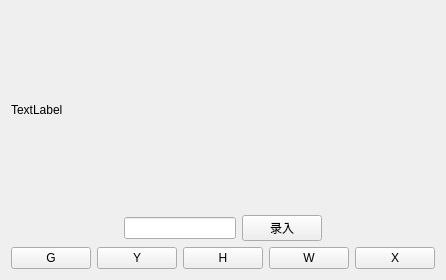
<?xml version="1.0" encoding="UTF-8"?>
<ui version="4.0">
 <class>GeneInput</class>
 <widget class="QWidget" name="GeneInput">
  <property name="geometry">
   <rect>
    <x>0</x>
    <y>0</y>
    <width>444</width>
    <height>280</height>
   </rect>
  </property>
  <property name="windowTitle">
   <string>Form</string>
  </property>
  <layout class="QVBoxLayout" name="verticalLayout">
   <item>
    <widget class="QLabel" name="labelGene">
     <property name="text">
      <string>TextLabel</string>
     </property>
    </widget>
   </item>
   <item>
    <layout class="QHBoxLayout" name="horizontalLayout_2">
     <item>
      <spacer name="horizontalSpacer_2">
       <property name="orientation">
        <enum>Qt::Orientation::Horizontal</enum>
       </property>
       <property name="sizeHint" stdset="0">
        <size>
         <width>40</width>
         <height>20</height>
        </size>
       </property>
      </spacer>
     </item>
     <item>
      <widget class="QLineEdit" name="lineEditGene"/>
     </item>
     <item>
      <widget class="QPushButton" name="pushButtonInput">
       <property name="text">
        <string>录入</string>
       </property>
      </widget>
     </item>
     <item>
      <spacer name="horizontalSpacer_3">
       <property name="orientation">
        <enum>Qt::Orientation::Horizontal</enum>
       </property>
       <property name="sizeHint" stdset="0">
        <size>
         <width>40</width>
         <height>20</height>
        </size>
       </property>
      </spacer>
     </item>
    </layout>
   </item>
   <item>
    <layout class="QHBoxLayout" name="horizontalLayout">
     <item>
      <widget class="QPushButton" name="pushButtonG">
       <property name="text">
        <string>G</string>
       </property>
      </widget>
     </item>
     <item>
      <widget class="QPushButton" name="pushButtonY">
       <property name="text">
        <string>Y</string>
       </property>
      </widget>
     </item>
     <item>
      <widget class="QPushButton" name="pushButtonH">
       <property name="text">
        <string>H</string>
       </property>
      </widget>
     </item>
     <item>
      <widget class="QPushButton" name="pushButtonW">
       <property name="text">
        <string>W</string>
       </property>
      </widget>
     </item>
     <item>
      <widget class="QPushButton" name="pushButtonX">
       <property name="text">
        <string>X</string>
       </property>
      </widget>
     </item>
    </layout>
   </item>
  </layout>
 </widget>
 <resources/>
 <connections/>
</ui>
